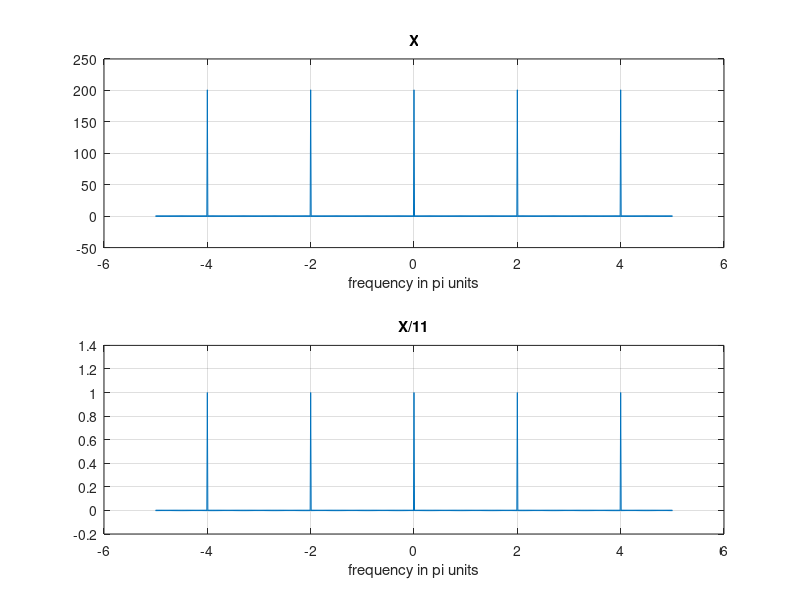

The MATLAB script that drew this image:
function[]=Q4d()
k=-500:500;w=(pi/100)*k;
n=-100:100;
m=1;
while(m<=201)
    x(m)=1;
    m=m+1;
end
X=x*(exp(-j*pi/100)).^(n'*k);
magX=abs(X);angX=angle(X);
subplot(2,1,1);plot(w/pi,X);grid
xlabel('frequency in pi units');title('X')
subplot(2,1,2);plot(w/pi,X/201);grid
xlabel('frequency in pi units');title('X/11')